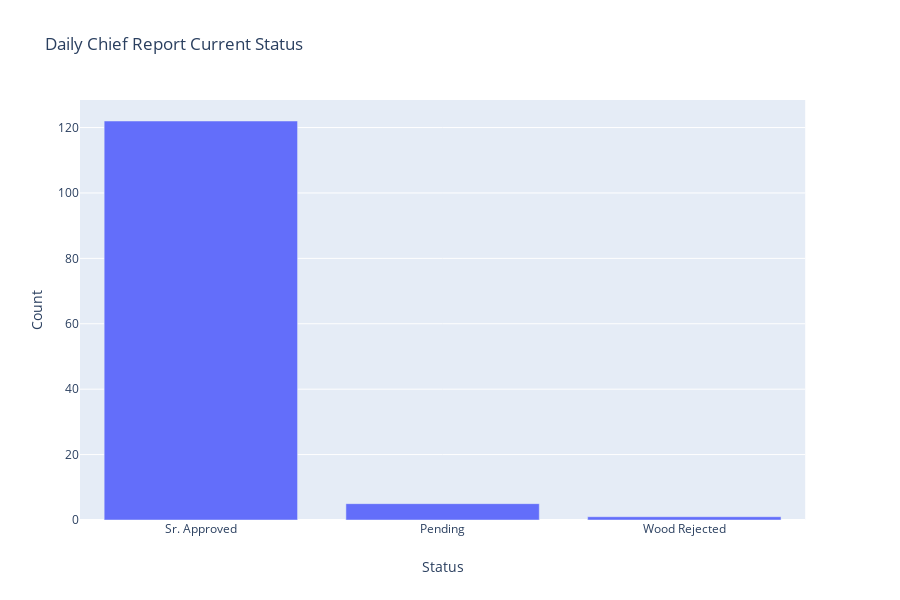

Notebook cell for this chart:
### Code cell
px.bar(data_frame=plotvalues.rename_axis({'index':'Status','status_name':'Count'},axis=1),x='Status',y='Count',title='Daily Chief Report Current Status')

### Figure 1 — Plotly figure (JSON) as saved in the notebook; plotly's stock layout.template omitted (floating-point values rounded to 4 significant figures)
{"data": [{"alignmentgroup": "True", "hoverlabel": {"namelength": 0}, "hovertemplate": "Status=%{x}<br>Count=%{y}", "legendgroup": "", "marker": {"color": "#636efa"}, "name": "", "offsetgroup": "", "orientation": "v", "showlegend": false, "textposition": "auto", "type": "bar", "x": ["Sr. Approved", "Pending", "Wood Rejected"], "xaxis": "x", "y": [122, 5, 1], "yaxis": "y"}], "layout": {"barmode": "relative", "height": 600, "legend": {"tracegroupgap": 0}, "title": {"text": "Daily Chief Report Current Status"}, "xaxis": {"anchor": "y", "domain": [0, 0.98], "title": {"text": "Status"}}, "yaxis": {"anchor": "x", "domain": [0, 1], "title": {"text": "Count"}}}}
